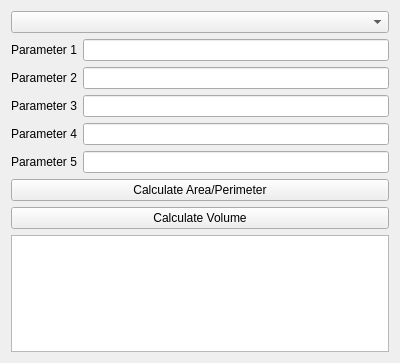
<?xml version="1.0" encoding="UTF-8"?>
<ui version="4.0">
 <class>Widget</class>
 <widget class="QWidget" name="Widget">
  <property name="geometry">
   <rect>
    <x>0</x>
    <y>0</y>
    <width>400</width>
    <height>363</height>
   </rect>
  </property>
  <property name="windowTitle">
   <string>Shape Calculator</string>
  </property>
  <layout class="QVBoxLayout" name="verticalLayout">
   <item>
    <widget class="QComboBox" name="shapeComboBox">
     <property name="placeholderText">
      <string>Select the shape here</string>
     </property>
    </widget>
   </item>
   <item>
    <layout class="QFormLayout" name="formLayout">
     <item row="0" column="0">
      <widget class="QLabel" name="label1">
       <property name="text">
        <string>Parameter 1</string>
       </property>
      </widget>
     </item>
     <item row="0" column="1">
      <widget class="QLineEdit" name="parameterInput1"/>
     </item>
     <item row="1" column="0">
      <widget class="QLabel" name="label2">
       <property name="text">
        <string>Parameter 2</string>
       </property>
      </widget>
     </item>
     <item row="1" column="1">
      <widget class="QLineEdit" name="parameterInput2"/>
     </item>
     <item row="2" column="0">
      <widget class="QLabel" name="label3">
       <property name="text">
        <string>Parameter 3</string>
       </property>
      </widget>
     </item>
     <item row="2" column="1">
      <widget class="QLineEdit" name="parameterInput3"/>
     </item>
     <item row="3" column="0">
      <widget class="QLabel" name="label4">
       <property name="text">
        <string>Parameter 4</string>
       </property>
      </widget>
     </item>
     <item row="3" column="1">
      <widget class="QLineEdit" name="parameterInput4"/>
     </item>
     <item row="4" column="0">
      <widget class="QLabel" name="label5">
       <property name="text">
        <string>Parameter 5</string>
       </property>
      </widget>
     </item>
     <item row="4" column="1">
      <widget class="QLineEdit" name="parameterInput5"/>
     </item>
    </layout>
   </item>
   <item>
    <widget class="QPushButton" name="calculateAreaPerimeterButton">
     <property name="text">
      <string>Calculate Area/Perimeter</string>
     </property>
    </widget>
   </item>
   <item>
    <widget class="QPushButton" name="calculateVolumeButton">
     <property name="text">
      <string>Calculate Volume</string>
     </property>
    </widget>
   </item>
   <item>
    <widget class="QTextEdit" name="resultTextEdit"/>
   </item>
  </layout>
 </widget>
 <resources/>
 <connections/>
</ui>
